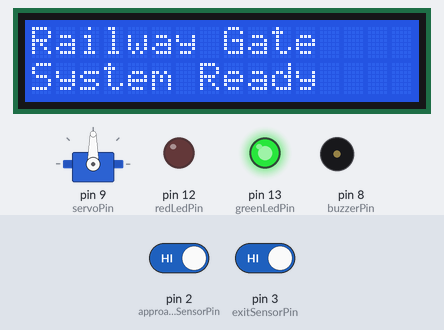
The sketch below on a simulated Arduino Uno, built with avr-gcc and run on an emulated ATmega328P. Parts: servo, 16×2 character LCD, output pins drawn as LEDs (lit = HIGH), buzzer (waves = sounding, pin HIGH). Dashed ring = blinking. The test bench sets the inputs (shaded band); at power-on: pin 2 (approachSensorPin) HIGH, pin 3 (exitSensorPin) HIGH.

Above: at 2.0 s.
At 5.1 s:
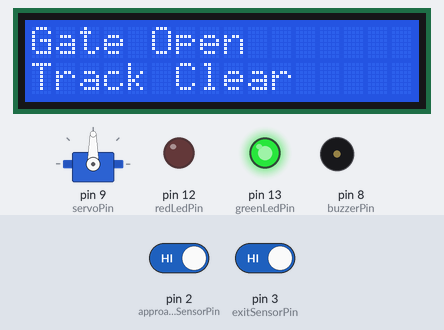
5.2 s: pin 2 (approachSensorPin) driven LOW
At 5.33 s:
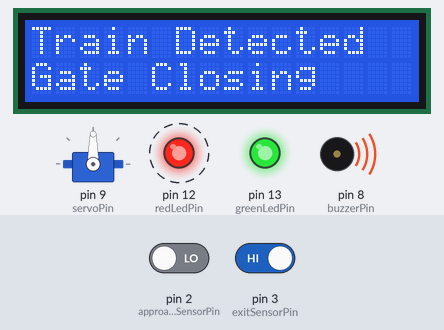
7.4 s: pin 3 (exitSensorPin) driven LOW
At 10.0 s:
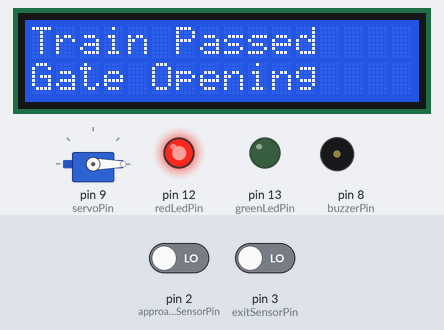
10.1 s: pin 2 (approachSensorPin) driven HIGH
At 10.81 s:
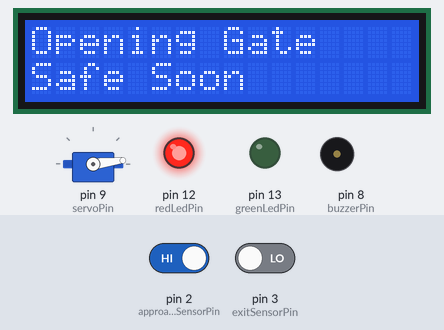
Timing chart, 0 to 14.0 s (numbered marks = the images above; inputs shaded):
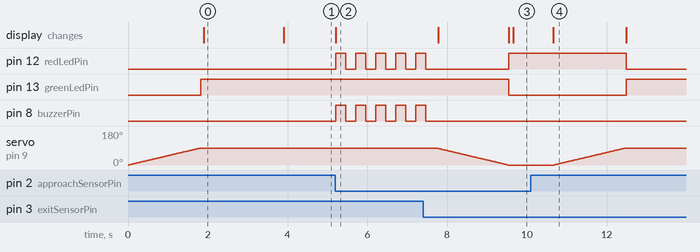

The sketch:

automated_railway_gate.ino
```cpp
/*
  Arduino Automated Railway Gate System

  The system uses two IR sensors to detect train approach and train exit,
  controls a servo motor for gate movement, and shows status on a 16x2 LCD.

  Hardware:
  - Arduino Uno
  - 2 IR obstacle sensors
  - Servo motor
  - 16x2 LCD
  - Warning LED / buzzer
*/

#include <Servo.h>
#include <LiquidCrystal.h>

// LCD pin connections: RS, EN, D4, D5, D6, D7
LiquidCrystal lcd(7, 6, 5, 4, A1, A2);

Servo gateServo;

// Pin configuration
const int approachSensorPin = 2;
const int exitSensorPin = 3;
const int servoPin = 9;
const int buzzerPin = 8;
const int redLedPin = 12;
const int greenLedPin = 13;

// Servo angles
const int gateOpenAngle = 90;
const int gateClosedAngle = 0;

// IR sensor output is usually LOW when object is detected
const int objectDetected = LOW;

bool gateClosed = false;

void setup() {
  pinMode(approachSensorPin, INPUT);
  pinMode(exitSensorPin, INPUT);
  pinMode(buzzerPin, OUTPUT);
  pinMode(redLedPin, OUTPUT);
  pinMode(greenLedPin, OUTPUT);

  gateServo.attach(servoPin);
  openGate();

  lcd.begin(16, 2);
  lcd.clear();
  lcd.setCursor(0, 0);
  lcd.print("Railway Gate");
  lcd.setCursor(0, 1);
  lcd.print("System Ready");

  delay(2000);
  showGateOpen();
}

void loop() {
  int approachSensor = digitalRead(approachSensorPin);
  int exitSensor = digitalRead(exitSensorPin);

  // Train approaching
  if (approachSensor == objectDetected && !gateClosed) {
    showTrainDetected();
    warningSignal();
    closeGate();
  }

  // Train passed
  if (exitSensor == objectDetected && gateClosed) {
    showTrainPassed();
    delay(1000);
    openGate();
  }

  delay(100);
}

void closeGate() {
  lcd.clear();
  lcd.setCursor(0, 0);
  lcd.print("Closing Gate");
  lcd.setCursor(0, 1);
  lcd.print("Please Wait");

  for (int pos = gateOpenAngle; pos >= gateClosedAngle; pos--) {
    gateServo.write(pos);
    delay(20);
  }

  gateClosed = true;
  digitalWrite(redLedPin, HIGH);
  digitalWrite(greenLedPin, LOW);

  lcd.clear();
  lcd.setCursor(0, 0);
  lcd.print("Gate Closed");
  lcd.setCursor(0, 1);
  lcd.print("Train Passing");
}

void openGate() {
  lcd.clear();
  lcd.setCursor(0, 0);
  lcd.print("Opening Gate");
  lcd.setCursor(0, 1);
  lcd.print("Safe Soon");

  for (int pos = gateClosedAngle; pos <= gateOpenAngle; pos++) {
    gateServo.write(pos);
    delay(20);
  }

  gateClosed = false;
  digitalWrite(redLedPin, LOW);
  digitalWrite(greenLedPin, HIGH);
  digitalWrite(buzzerPin, LOW);

  showGateOpen();
}

void warningSignal() {
  for (int i = 0; i < 5; i++) {
    digitalWrite(buzzerPin, HIGH);
    digitalWrite(redLedPin, HIGH);
    delay(250);

    digitalWrite(buzzerPin, LOW);
    digitalWrite(redLedPin, LOW);
    delay(250);
  }
}

void showTrainDetected() {
  lcd.clear();
  lcd.setCursor(0, 0);
  lcd.print("Train Detected");
  lcd.setCursor(0, 1);
  lcd.print("Gate Closing");
}

void showTrainPassed() {
  lcd.clear();
  lcd.setCursor(0, 0);
  lcd.print("Train Passed");
  lcd.setCursor(0, 1);
  lcd.print("Gate Opening");
}

void showGateOpen() {
  lcd.clear();
  lcd.setCursor(0, 0);
  lcd.print("Gate Open");
  lcd.setCursor(0, 1);
  lcd.print("Track Clear");
}
```

Measured:
- after the input at 5.2 s, pin 12 (redLedPin), pin 8 (buzzerPin): alternates HIGH for 0.25 s and LOW for 0.25 s, starting at once; the display: changes at once (image 2)
- after the input at 7.4 s, the display: first differs from a run without the input after 2.3 s (image 3)
- after the input at 10.1 s, pin 12 (redLedPin): goes on until 12.5 s, then stays LOW; pin 13 (greenLedPin): goes on until 12.5 s, then stays HIGH; pin 8 (buzzerPin): stops changing and stays LOW; servo on pin 9 (servoPin): goes on until 12.5 s, then stays 90°
- what the display in image 0 shows lasts 2.0 s, from 1.9 s to 3.9 s
